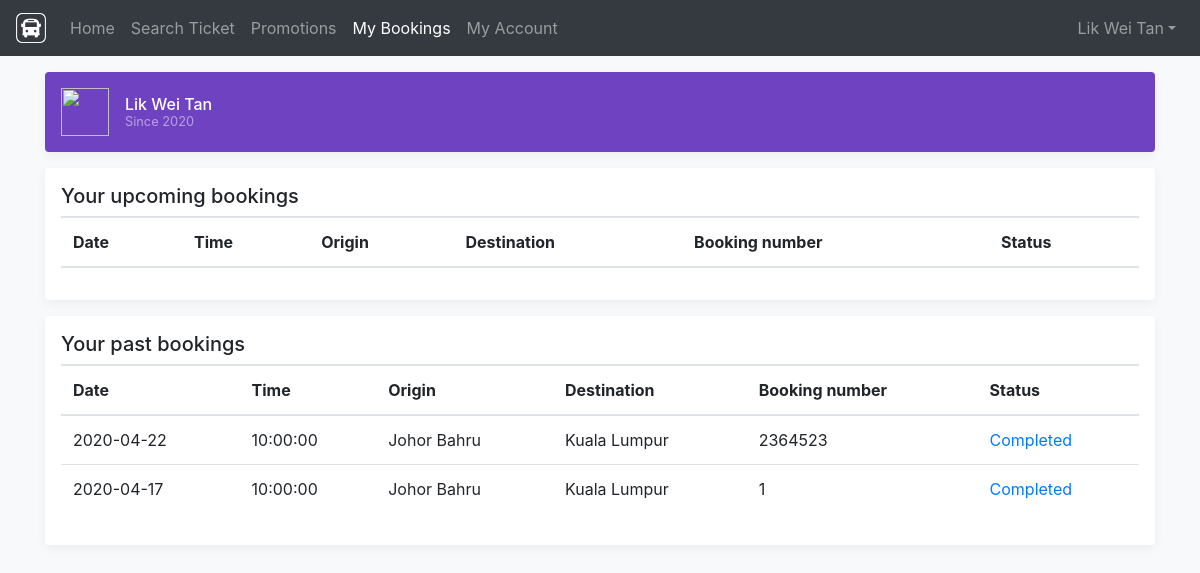
/managebooking.php (signed in), run on the app's committed database.
### tables this page shows
CREATE TABLE account (
  AccountNo int AUTO_INCREMENT NOT NULL PRIMARY KEY,
  FirstName varchar(50) NOT NULL,
  LastName varchar(50) NOT NULL,
  Email varchar(50) NOT NULL,
  Password varchar(50) NOT NULL,
  Gender varchar(50) NOT NULL,
  BirthDate date NOT NULL,
  AccountRole varchar(50) NOT NULL DEFAULT 'User',
  Nationality varchar(50) NOT NULL DEFAULT 'Malaysia',
  PhoneNumber varchar(50) NOT NULL,
  AccountTimestamp timestamp NOT NULL DEFAULT current_timestamp() ON UPDATE current_timestamp()
);

CREATE TABLE booking (
  BookingNo varchar(50) NOT NULL PRIMARY KEY,
  AccountNo int NOT NULL,
  PromoCode varchar(50) NULL,
  ScheduleNo varchar(50) NOT NULL,
  Quantity int NOT NULL DEFAULT 1,
  BusSeat int NOT NULL,
  BusDateTime datetime NOT NULL,
  PaymentNo int NOT NULL,
  BookingStatus varchar(50) NOT NULL DEFAULT 'Completed',
  FOREIGN KEY (AccountNo) REFERENCES account(AccountNo),
  FOREIGN KEY (PromoCode) REFERENCES promo_code(PromoCode),
  FOREIGN KEY (ScheduleNo) REFERENCES bus_schedule(ScheduleNo),
  FOREIGN KEY (PaymentNo) REFERENCES payment(PaymentNo),
  BookingTimestamp timestamp NOT NULL DEFAULT current_timestamp() ON UPDATE current_timestamp()
);

CREATE TABLE bus_schedule (
  ScheduleNo varchar(50) NOT NULL PRIMARY KEY,
  BusNo varchar(50) NOT NULL,
  ScheduleDepart varchar(50) NOT NULL,
  ScheduleArrive varchar(50) NOT NULL,
  ScheduleStartTime TIME NOT NULL,
  ScheduleDuration int(50) NOT NULL,
  TicketPrice float(10) NOT NULL,
  FOREIGN KEY (BusNo) REFERENCES bus(BusNo)
);

### loginheader.php (called while the page is built, shortened)
<?php
    require("db.php");
if(isset($_SESSION['id']))
{
    $sql = "SELECT *,
            YEAR(AccountTimestamp) AS SinceYear,
            DATE(AccountTimestamp) AS SinceDate
            FROM account
            WHERE AccountNo =".$_SESSION['id'];
    $query = mysqli_query($con,$sql);
    $row = mysqli_fetch_array($query);
    if($row)
    {
        $myFirstName = $row['FirstName'];
        $myLastName = $row['LastName'];
        $sinceYear = $row['SinceYear'];
    }
}
?>

### managebooking.php (the view, shortened to what this page needs)
<?php
  require("loginheader.php");
    if(isset($_SESSION['id']))
    {
        $sql = "SELECT *, DATE(BusDateTime) AS ScheduleDate FROM booking
        RIGHT JOIN bus_schedule ON booking.ScheduleNo = bus_schedule.ScheduleNo
        WHERE AccountNo =".$_SESSION['id']." AND BusDateTime < CURRENT_TIMESTAMP()
        ORDER BY BusDateTime DESC";
        $query_past = mysqli_query($con,$sql);
    }
    else
    {
      header('Location: login.php');
    }
?>
<!doctype html>
<html lang="en">
  <head>
    <link rel="stylesheet" href="https://maxcdn.bootstrapcdn.com/bootstrap/4.0.0/css/bootstrap.min.css">
    <link href="css/offcanvas.css" rel="stylesheet">
    <link href="https://unpkg.com/aos@2.3.1/dist/aos.css" rel="stylesheet">
  </head>
  <body class="bg-light">
  <header>
      <nav class="navbar navbar-expand-md navbar-dark bg-dark fixed-top">
        <a class="navbar-brand" href="index.php">
    <img src="images/logo_white.png" width="30" height="30" class="d-inline-block align-top" alt="">
  </a>
        <div class="collapse navbar-collapse" id="navbarCollapse">
          <ul class="navbar-nav mr-auto">
            <li class="nav-item">
              <a class="nav-link" href="index.php">Home <span class="sr-only">(current)</span></a>
            </li>
            <li class="nav-item">
              <a class="nav-link" href="searchbus.php">Search Ticket</a>
            </li>
            <li class="nav-item">
              <a class="nav-link" href="promotion.php">Promotions</a>
            </li>
            <?php if(isset($_SESSION['id']))
            {
            echo '
            <li class="nav-item active">
              <a class="nav-link" href="managebooking.php">My Bookings</a>
            </li>
            <li class="nav-item">
              <a class="nav-link" href="setting.php">My Account</a>
            </li>';
            }; ?>
          </ul>
            <?php
            if(isset($_SESSION['id']))
            {
          echo '<form class="form-inline"><div class="collapse navbar-collapse" id="navbarNavDropdown">
          <ul class="navbar-nav">
            <li class="nav-item dropdown">
              <a class="nav-link dropdown-toggle" href="#" id="navbarDropdownMenuLink" role="button" data-toggle="dropdown" aria-haspopup="true" aria-expanded="false">';
                echo $myFirstName." ".$myLastName;
              echo '</a>
              <div class="dropdown-menu dropdown-menu-right" aria-labelledby="navbarDropdownMenuLink">
                <a class="dropdown-item" href="managebooking.php">Manage Booking</a>
                <a class="dropdown-item" href="setting.php">Setting</a>
                <a class="dropdown-item" href="logout.php">Logout</a>
              </div>
            </li>
          </ul>
        </div></form>';
            }
            else
            {
              echo '<form class="form-inline mt-2 mt-md-0" action="login.php">
              <button type="submit" class="btn btn-outline-warning my-2 my-sm-0">Login</button>
              </form>';
            }
            ?>
        </div>
      </nav>
    </header>
    <main role="main" class="container">
    <div data-aos="zoom-out">
      <div class="d-flex align-items-center p-3 my-3 text-white-50 bg-purple rounded box-shadow">
        <img class="mr-3" src="https://www.mc-heads.net/avatar/1/100/nohelm.png" alt="" width="48" height="48">
        <div class="lh-100">
          <h6 class="mb-0 text-white lh-100"><?=$myFirstName." ".$myLastName?></h6>
          <small>Since <?=$sinceYear?></small>
        </div>
      </div>
        </div>
        <div data-aos="fade-left" data-aos-duration="2000">
      <div class="my-3 p-3 bg-white rounded box-shadow">
        <h5 class="border-bottom border-gray pb-2 mb-0">Your upcoming bookings</h5>
        <table class="table table-hover">
  <thead>
    <tr>
      <th scope="col">Date</th>
      <th scope="col">Time</th>
      <th scope="col">Origin</th>
      <th scope="col">Destination</th>
      <th scope="col">Booking number</th>
      <th scope="col">Status</th>
    </tr>
  </thead>
</table>
      </div>
</div>
<div data-aos="fade-right" data-aos-duration="2000">
      <div class="my-3 p-3 bg-white rounded box-shadow">
        <h5 class="border-bottom border-gray pb-2 mb-0">Your past bookings</h5>
        <table class="table table-hover">
  <thead>
    <tr>
      <th scope="col">Date</th>
      <th scope="col">Time</th>
      <th scope="col">Origin</th>
      <th scope="col">Destination</th>
      <th scope="col">Booking number</th>
      <th scope="col">Status</th>
    </tr>
  </thead>
  <tbody>
  <?php
  while($row = mysqli_fetch_array($query_past))
  {
    echo "
        <tr>
            <td>";
            echo $row['ScheduleDate'];
            echo "</td>";
            echo "<td>";
            echo $row['ScheduleStartTime'];
            echo "</td>";
            echo "<td>";
            echo $row['ScheduleDepart'];
            echo "</td>";
            echo "<td>";
            echo $row['ScheduleArrive'];
            echo "</td>";
            echo "<td>";
            echo $row['BookingNo'];
            echo "</td>";
            echo "<td><a href='viewbooking.php?bookingno=";
            echo $row['BookingNo'];
            echo "'>";
            echo $row['BookingStatus'];
            echo "</a></td>
        </tr>
    ";
}
?>
  </tbody>
</table>
      </div>
</div>
    </main>
  </body>
</html>

### css/offcanvas.css (style rules this page uses)
html, body { overflow-x: hidden; }
body { padding-top: 56px; }
.text-white-50 { color: rgba(255, 255, 255, .5); }
.bg-purple { background-color: var(--purple); }
.border-bottom { border-bottom: 1px solid #e5e5e5; }
.box-shadow { box-shadow: 0 .25rem .75rem rgba(0, 0, 0, .05); }
.lh-100 { line-height: 1; }

### data on the page
account: FirstName "Lik Wei", LastName "Tan"
booking: ScheduleDate "2020-04-22", ScheduleNo.ScheduleStartTime "10:00:00", ScheduleNo.ScheduleDepart "Johor Bahru", ScheduleNo.ScheduleArrive "Kuala Lumpur", BookingNo "2364523", BookingStatus "Completed"
booking: ScheduleDate "2020-04-17", ScheduleNo.ScheduleStartTime "10:00:00", ScheduleNo.ScheduleDepart "Johor Bahru", ScheduleNo.ScheduleArrive "Kuala Lumpur", BookingNo "1", BookingStatus "Completed"

### other printed values
$sinceYear "2020"
